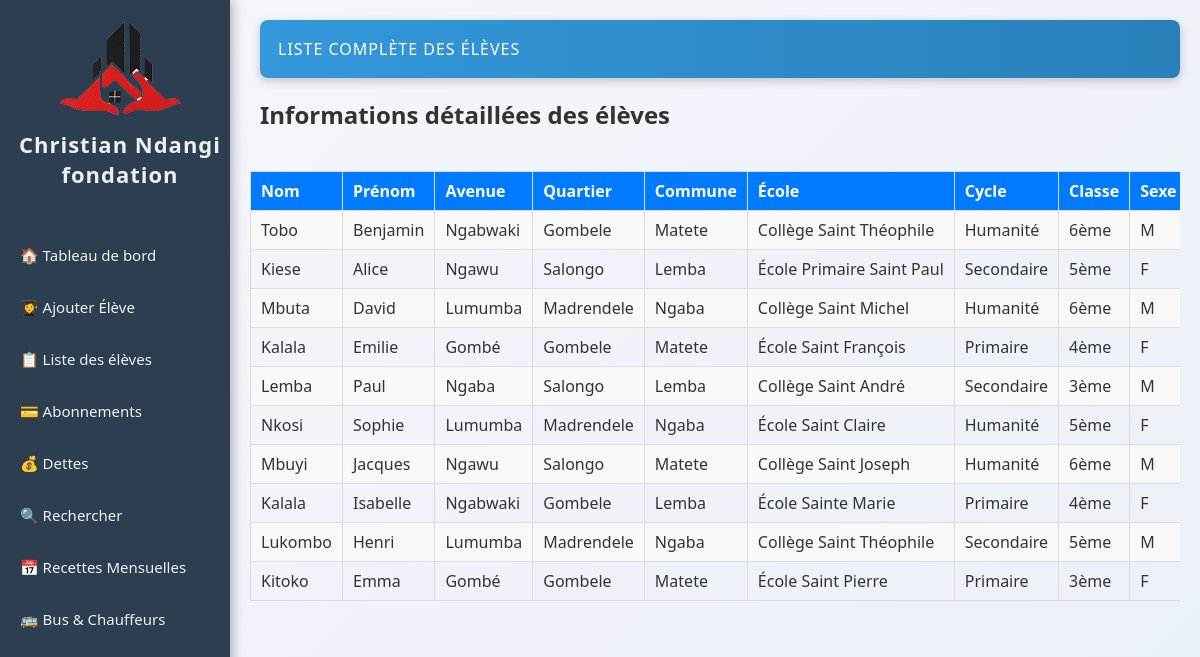
/.history/liste_eleves_20251112194045.php, run on an earlier commit of the app's database.
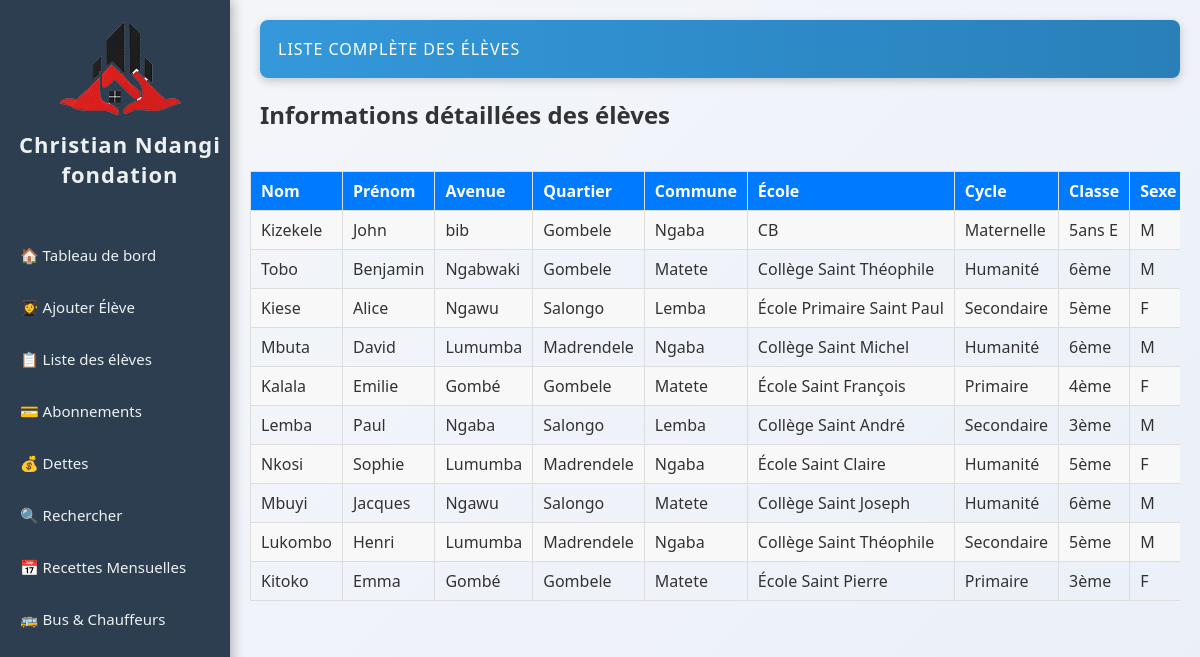
And on a later commit of the database.
### tables this page shows
CREATE TABLE `eleves` (
  `id` int(11) NOT NULL AUTO_INCREMENT,
  `nom` varchar(50) NOT NULL,
  `postnom` varchar(50) DEFAULT NULL,
  `prenom` varchar(50) NOT NULL,
  `avenue` varchar(100) DEFAULT NULL,
  `quartier` enum('Salongo','Gombele','Madrendele') DEFAULT NULL,
  `commune` enum('Lemba','Matete','Ngaba') DEFAULT NULL,
  `ecole` varchar(100) DEFAULT NULL,
  `cycle` enum('Maternelle','Primaire','Secondaire','Humanité') DEFAULT NULL,
  `classe` varchar(50) DEFAULT NULL,
  `age` int(11) DEFAULT NULL,
  `sexe` enum('M','F') DEFAULT NULL,
  `point_arret` enum('Kamutsha','Kilidja','Garage','Igota Nzambi','Musudja','Station Salongo','Route ByPass','Route Biangana') DEFAULT NULL,
  `parent_nom` varchar(100) DEFAULT NULL,
  `parent_tel` varchar(10) DEFAULT NULL,
  `date_ajout` datetime DEFAULT current_timestamp(),
  PRIMARY KEY (`id`)
);

### .history/liste_eleves_20251112194045.php (the view, shortened to what this page needs)
<?php
require 'db/database.php';
$stmt = $pdo->query("
    SELECT id, nom, postnom, prenom, avenue, quartier, commune, ecole, cycle, classe, age, sexe, point_arret, parent_nom, parent_tel
    FROM eleves
    ORDER BY date_ajout DESC
");
$eleves = $stmt->fetchAll(PDO::FETCH_ASSOC);
?>
<!DOCTYPE html>
<html lang="fr">
<head>
    <link rel="stylesheet" href="css/style.css">
</head>
<body>
    <?php include 'sidebar.php'; ?>
    <div class="main-content">
        <header>Liste complète des élèves</header>
        <h2>Informations détaillées des élèves</h2>
        <div class="table-container">
            <table>
                <tr>
                    <th>Nom</th>
                    <th>Prénom</th>
                    <th>Avenue</th>
                    <th>Quartier</th>
                    <th>Commune</th>
                    <th>École</th>
                    <th>Cycle</th>
                    <th>Classe</th>
                    <th>Sexe</th>
                </tr>
                <?php if (!empty($eleves)): ?>
                    <?php foreach($eleves as $e): ?>
                    <tr>
                        <td><?= htmlspecialchars($e['nom']) ?></td>
                        <td><?= htmlspecialchars($e['prenom']) ?></td>
                        <td><?= htmlspecialchars($e['avenue']) ?></td>
                        <td><?= htmlspecialchars($e['quartier']) ?></td>
                        <td><?= htmlspecialchars($e['commune']) ?></td>
                        <td><?= htmlspecialchars($e['ecole']) ?></td>
                        <td><?= htmlspecialchars($e['cycle']) ?></td>
                        <td><?= htmlspecialchars($e['classe']) ?></td>
                        <td><?= htmlspecialchars($e['sexe']) ?></td>
                    </tr>
                    <?php endforeach; ?>
                <?php else: ?>
                    <tr><td colspan="13">Aucun élève enregistré pour le moment.</td></tr>
                <?php endif; ?>
            </table>
        </div>
    </div>
</body>
</html>

What changed in the data, as far as the page shows it:
removed eleves: nom "Kalala", prenom "Isabelle", avenue "Ngabwaki", quartier "Gombele", commune "Lemba", ecole "École Sainte Marie", cycle "Primaire", classe "4ème", sexe "F"
added eleves: nom "Kizekele", prenom "John", avenue "bib", quartier "Gombele", commune "Ngaba", ecole "CB", cycle "Maternelle", classe "5ans E", sexe "M"
